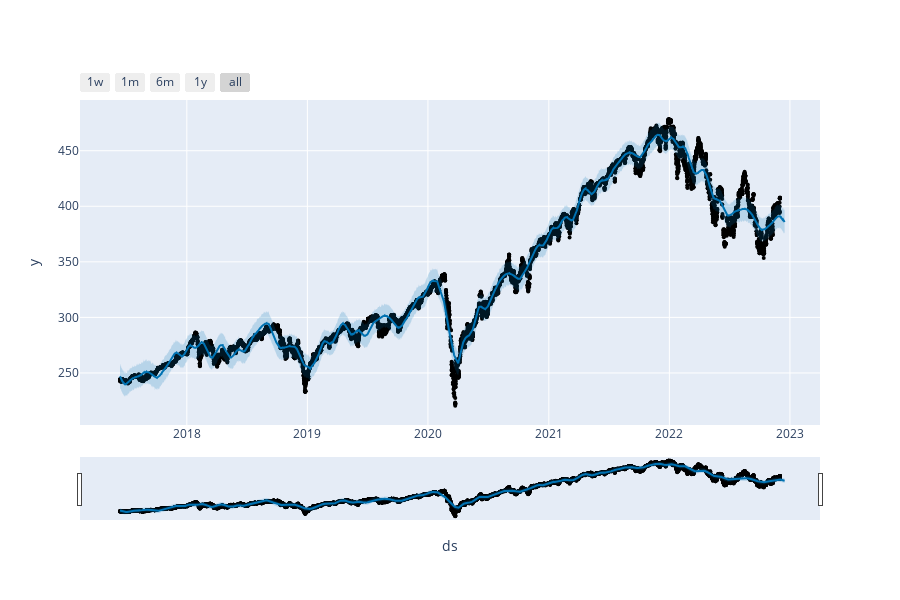

Write notebook code for a chart like this one.
### Code cell
# Python
from prophet.plot import plot_plotly, plot_components_plotly

plot_plotly(m, forecast)

### Figure 1 — Plotly figure (JSON) as saved in the notebook; plotly's stock layout.template omitted (floating-point values rounded to 4 significant figures; data arrays with more than 128 entries replaced by an {"elided": "..."} marker saying what was removed)
{"data": [{"marker": {"color": "black", "size": 4}, "mode": "markers", "name": "Actual", "type": "scatter", "x": {"elided": "9993 str values"}, "y": {"elided": "9993 float values"}}, {"hoverinfo": "skip", "line": {"width": 0}, "mode": "lines", "type": "scatter", "x": {"elided": "10007 str values"}, "y": {"elided": "10007 float values"}}, {"fill": "tonexty", "fillcolor": "rgba(0, 114, 178, 0.2)", "line": {"color": "#0072B2", "width": 2}, "mode": "lines", "name": "Predicted", "type": "scatter", "x": {"elided": "10007 str values"}, "y": {"elided": "10007 float values"}}, {"fill": "tonexty", "fillcolor": "rgba(0, 114, 178, 0.2)", "hoverinfo": "skip", "line": {"width": 0}, "mode": "lines", "type": "scatter", "x": {"elided": "10007 str values"}, "y": {"elided": "10007 float values"}}], "layout": {"height": 600, "showlegend": false, "width": 900, "xaxis": {"rangeselector": {"buttons": [{"count": 7, "label": "1w", "step": "day", "stepmode": "backward"}, {"count": 1, "label": "1m", "step": "month", "stepmode": "backward"}, {"count": 6, "label": "6m", "step": "month", "stepmode": "backward"}, {"count": 1, "label": "1y", "step": "year", "stepmode": "backward"}, {"step": "all"}]}, "rangeslider": {"visible": true}, "title": {"text": "ds"}, "type": "date"}, "yaxis": {"title": {"text": "y"}}}}
